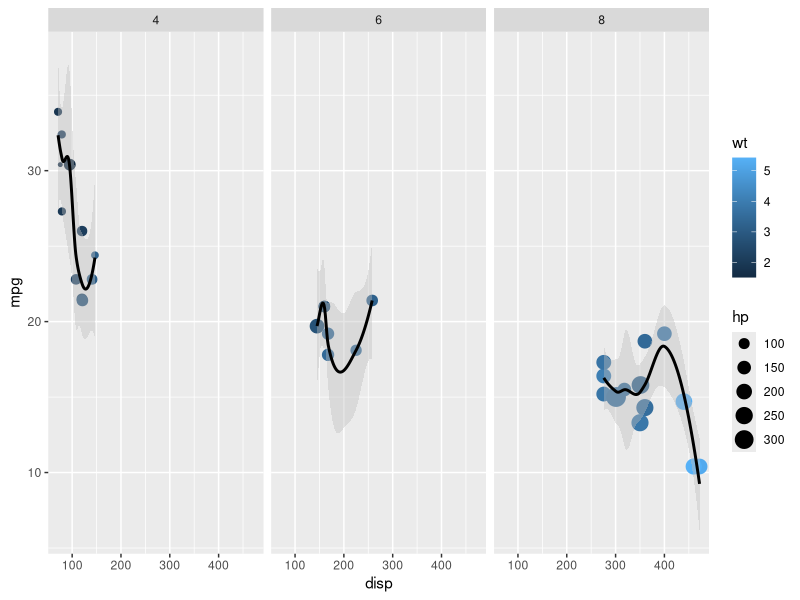
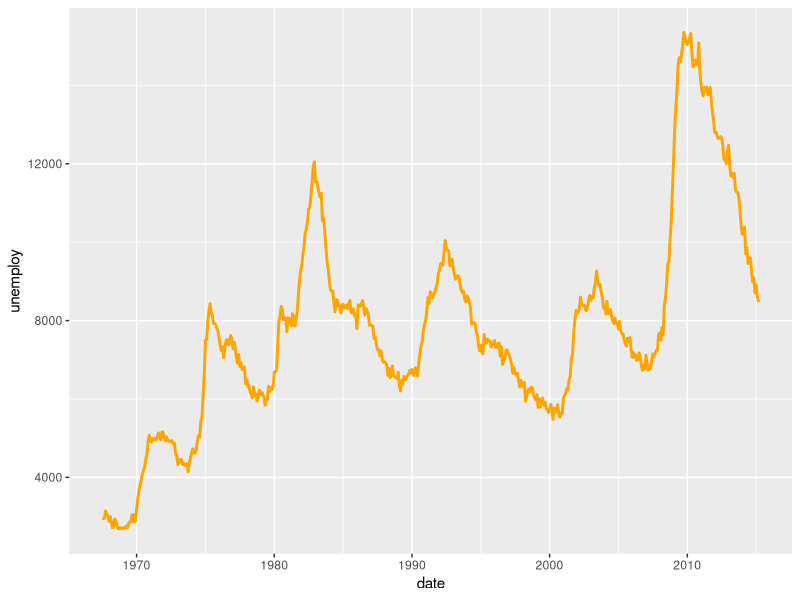

Here is the R script that generated these plots, in order:
install.packages("ggplot2")
library(ggplot2)
p<-ggplot(data=mtcars, aes(x=disp, y=mpg)) + geom_point(aes(size=hp, color=wt))

p+stat_smooth(color ='black',fill='grey') + facet_wrap(cyl~.)

ggplot(data=economics, aes(x=date, y=unemploy)) + geom_line(color = "orange", lwd = 1)
